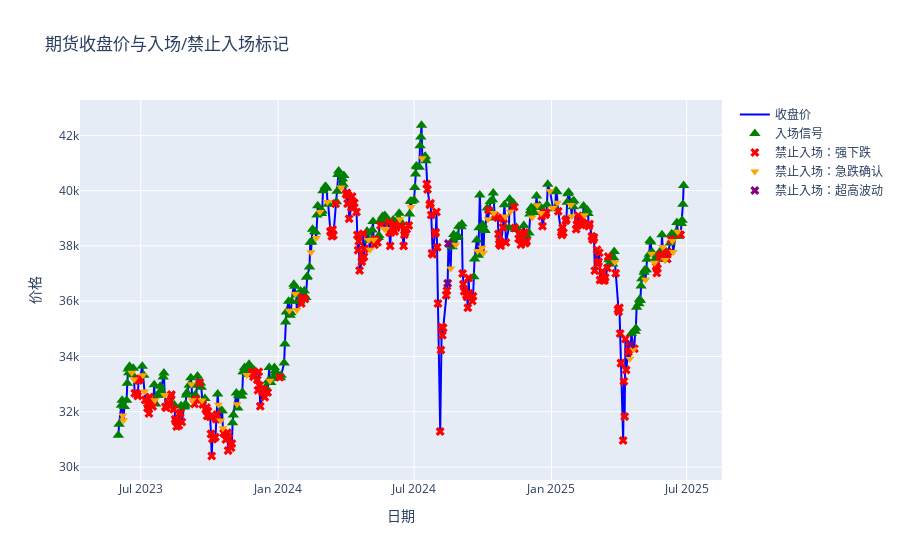

The cell this chart's notebook holds for it:
### Code cell
df_raw = load_futures_excel(
        excel_path="N225minif_2025.xlsx",
        sheet_name="日中日足",
        date_col="日付",
        start_date="2023-06-01",
        end_date="2025-06-27"
    )
df_ind = compute_indicators(df_raw)
df_sig = generate_signals(df_ind)

# 交互式图表
fig = go.Figure()

# 1) 收盘价
fig.add_trace(go.Scatter(
    x=df_sig.index,
    y=df_sig['front_settle'],
    mode='lines',
    name='收盘价',
    line=dict(color='blue')
))

# 2) 可入场点
ent = df_sig[df_sig['can_enter']]
fig.add_trace(go.Scatter(
    x=ent.index,
    y=ent['front_settle'],
    mode='markers',
    name='入场信号',
    marker=dict(symbol='triangle-up', size=10, color='green')
))

# 3) 因“强下跌”被禁止入场的点
down = df_sig[df_sig['fail_reason']=='强下跌']
fig.add_trace(go.Scatter(
    x=down.index,
    y=down['front_settle'],
    mode='markers',
    name='禁止入场：强下跌',
    marker=dict(symbol='x', size=8, color='red')
))

# 4) 因“急跌确认”被禁止入场的点（短期动量跌破阈值）
acute = df_sig[df_sig['fail_reason']=='急跌确认']
fig.add_trace(go.Scatter(
    x=acute.index,
    y=acute['front_settle'],
    mode='markers',
    name='禁止入场：急跌确认',
    marker=dict(symbol='triangle-down', size=8, color='orange')
))

# 5) 因“超高波动”被禁止入场的点
vol = df_sig[df_sig['fail_reason']=='超高波动']
fig.add_trace(go.Scatter(
    x=vol.index,
    y=vol['front_settle'],
    mode='markers',
    name='禁止入场：超高波动',
    marker=dict(symbol='x', size=8, color='purple')
))

fig.update_layout(
    title="期货收盘价与入场/禁止入场标记",
    xaxis_title="日期",
    yaxis_title="价格",
    hovermode='x unified'
)

fig.show()

### Figure 1 — Plotly figure (JSON) as saved in the notebook; plotly's stock layout.template omitted (floating-point values rounded to 4 significant figures; data arrays with more than 128 entries replaced by an {"elided": "..."} marker saying what was removed)
{"data": [{"line": {"color": "blue"}, "mode": "lines", "name": "收盘价", "type": "scatter", "x": {"elided": "531 str values"}, "y": {"elided": "531 int values"}}, {"marker": {"color": "green", "size": 10, "symbol": "triangle-up"}, "mode": "markers", "name": "入场信号", "type": "scatter", "x": {"elided": "240 str values"}, "y": {"elided": "240 int values"}}, {"marker": {"color": "red", "size": 8, "symbol": "x"}, "mode": "markers", "name": "禁止入场：强下跌", "type": "scatter", "x": {"elided": "226 str values"}, "y": {"elided": "226 int values"}}, {"marker": {"color": "orange", "size": 8, "symbol": "triangle-down"}, "mode": "markers", "name": "禁止入场：急跌确认", "type": "scatter", "x": ["2023-06-07T00:00:00", "2023-06-08T00:00:00", "2023-06-19T00:00:00", "2023-06-22T00:00:00", "2023-07-04T00:00:00", "2023-07-06T00:00:00", "2023-07-20T00:00:00", "2023-08-02T00:00:00", "2023-09-07T00:00:00", "2023-09-08T00:00:00", "2023-09-21T00:00:00", "2023-10-13T00:00:00", "2023-10-16T00:00:00", "2023-10-19T00:00:00", "2023-11-07T00:00:00", "2023-11-20T00:00:00", "2023-12-21T00:00:00", "2024-01-16T00:00:00", "2024-01-24T00:00:00", "2024-01-26T00:00:00", "2024-02-14T00:00:00", "2024-02-21T00:00:00", "2024-02-26T00:00:00", "2024-03-07T00:00:00", "2024-03-25T00:00:00", "2024-05-01T00:00:00", "2024-05-03T00:00:00", "2024-05-08T00:00:00", "2024-05-22T00:00:00", "2024-05-24T00:00:00", "2024-06-12T00:00:00", "2024-06-27T00:00:00", "2024-07-12T00:00:00", "2024-08-19T00:00:00", "2024-08-26T00:00:00", "2024-09-24T00:00:00", "2024-09-30T00:00:00", "2024-10-02T00:00:00", "2024-10-08T00:00:00", "2024-10-16T00:00:00", "2024-10-31T00:00:00", "2024-11-07T00:00:00", "2024-12-06T00:00:00", "2024-12-13T00:00:00", "2024-12-18T00:00:00", "2024-12-30T00:00:00", "2025-01-03T00:00:00", "2025-01-09T00:00:00", "2025-01-27T00:00:00", "2025-01-28T00:00:00", "2025-02-14T00:00:00", "2025-03-27T00:00:00", "2025-04-16T00:00:00", "2025-04-21T00:00:00", "2025-05-07T00:00:00", "2025-05-15T00:00:00", "2025-05-19T00:00:00", "2025-05-30T00:00:00", "2025-06-02T00:00:00", "2025-06-12T00:00:00", "2025-06-13T00:00:00", "2025-06-19T00:00:00"], "y": [31865, 31690, 33410, 33170, 33325, 32730, 32415, 32610, 33000, 32420, 32410, 32255, 31685, 31400, 32270, 33330, 33120, 35650, 36260, 35680, 37770, 38290, 39230, 39585, 40110, 38210, 37865, 38220, 38620, 38600, 38960, 39405, 41170, 37180, 38040, 37815, 37930, 37750, 38960, 39190, 39060, 39240, 39030, 39470, 39195, 39990, 39375, 39560, 39480, 39070, 39110, 37410, 33920, 34260, 36780, 37715, 37390, 37960, 37490, 38175, 37780, 38510]}, {"marker": {"color": "purple", "size": 8, "symbol": "x"}, "mode": "markers", "name": "禁止入场：超高波动", "type": "scatter", "x": ["2024-08-15T00:00:00", "2024-08-16T00:00:00", "2025-04-17T00:00:00"], "y": [36650, 38090, 34430]}], "layout": {"hovermode": "x unified", "title": {"text": "期货收盘价与入场/禁止入场标记"}, "xaxis": {"title": {"text": "日期"}}, "yaxis": {"title": {"text": "价格"}}}}
